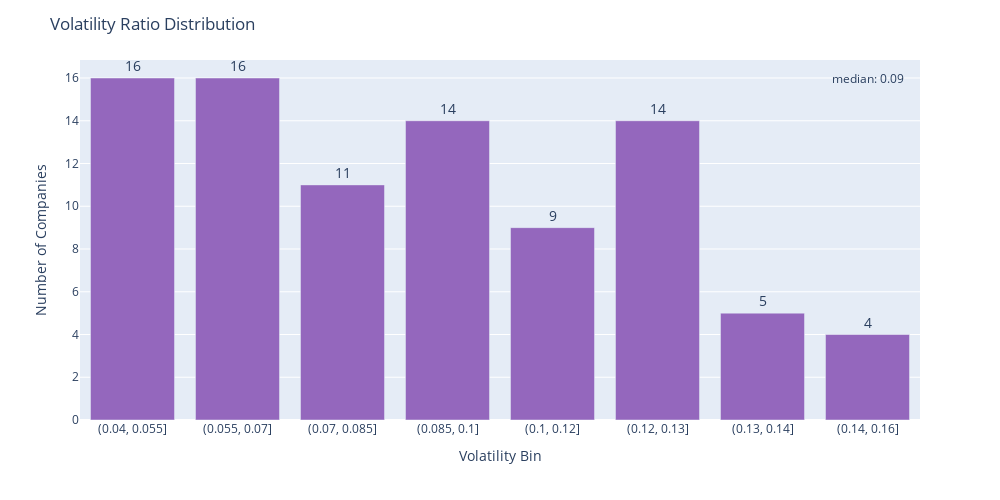

The notebook cell this image was saved under:
### Code cell
volatility_top = analysis_df['volatility'].mean() + analysis_df['volatility'].std()

volatility_analysis_df = analysis_df[analysis_df['volatility'] < volatility_top]
volatility_analysis_df.loc[:,'volatility_bin'] = pd.cut(volatility_analysis_df['volatility'], 8, precision = 1)
volatility_analysis_df2 = volatility_analysis_df[['ticker','volatility_bin']].groupby('volatility_bin').count().reset_index()
volatility_analysis_df2.loc[:,'volatility_bin'] = volatility_analysis_df2['volatility_bin'].astype('str')

fig = px.bar(volatility_analysis_df2, x='volatility_bin', y='ticker', text = 'ticker')

fig.update_traces(textposition='outside',
                  texttemplate='%{text}',
                  marker_color='#9467bd',
                  textfont_size=14)

fig.update_layout(title_text = 'Volatility Ratio Distribution',
                  yaxis_title = 'Number of Companies',
                  xaxis_title = 'Volatility Bin',
                  height = 500, width = 1000)

fig.add_annotation(x=7, y=16,
            text="median: {}".format(analysis_df['volatility'].median()),
            showarrow=False)

fig.update_layout(showlegend=False)

fig.show()

### Figure 1 — Plotly figure (JSON) as saved in the notebook; plotly's stock layout.template omitted (floating-point values rounded to 4 significant figures)
{"data": [{"alignmentgroup": "True", "hoverlabel": {"namelength": 0}, "hovertemplate": "volatility_bin=%{x}<br>ticker=%{text}", "legendgroup": "", "marker": {"color": "#9467bd"}, "name": "", "offsetgroup": "", "orientation": "v", "showlegend": false, "text": [16, 16, 11, 14, 9, 14, 5, 4], "textfont": {"size": 14}, "textposition": "outside", "texttemplate": "%{text}", "type": "bar", "x": ["(0.04, 0.055]", "(0.055, 0.07]", "(0.07, 0.085]", "(0.085, 0.1]", "(0.1, 0.12]", "(0.12, 0.13]", "(0.13, 0.14]", "(0.14, 0.16]"], "xaxis": "x", "y": [16, 16, 11, 14, 9, 14, 5, 4], "yaxis": "y"}], "layout": {"annotations": [{"showarrow": false, "text": "median: 0.09", "x": 7, "y": 16}], "barmode": "relative", "height": 500, "legend": {"tracegroupgap": 0}, "margin": {"t": 60}, "showlegend": false, "title": {"text": "Volatility Ratio Distribution"}, "width": 1000, "xaxis": {"anchor": "y", "domain": [0, 1], "title": {"text": "Volatility Bin"}}, "yaxis": {"anchor": "x", "domain": [0, 1], "title": {"text": "Number of Companies"}}}}
